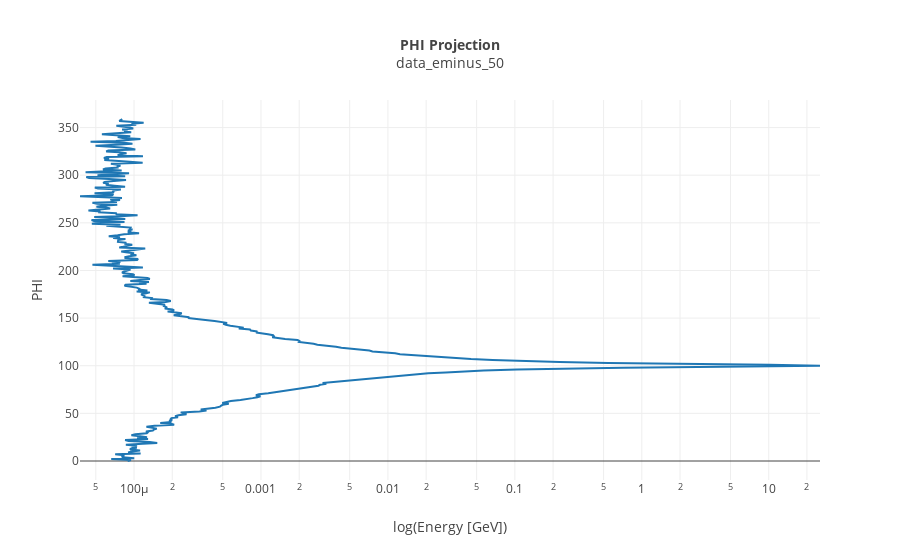
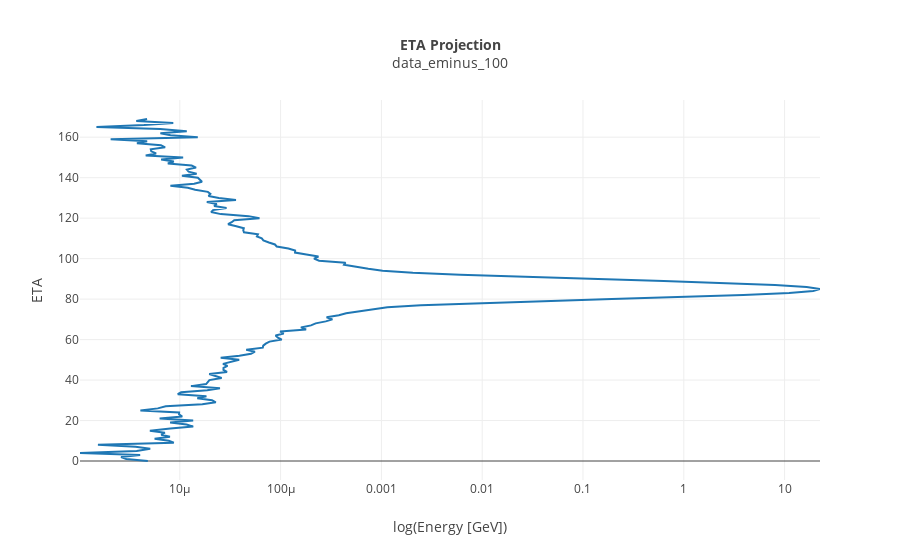

Notebook code cell kept with these figures, in order:
### Code cell
title_phi = "<b>PHI Projection</b><br>"
title_eta = "<b>ETA Projection</b><br>"

plot_lines(phi_projection(data_eminus_50)  , title_phi + "data_eminus_50"  , "Energy [GeV]", "PHI", "x_log")
plot_lines(eta_projection(data_eminus_100) , title_eta + "data_eminus_100" , "Energy [GeV]", "ETA", "x_log")

### Figure 1 — Plotly figure (JSON) as saved in the notebook; plotly's stock layout.template omitted (floating-point values rounded to 4 significant figures; data arrays with more than 128 entries replaced by an {"elided": "..."} marker saying what was removed)
{"data": [{"mode": "lines", "name": "lines", "type": "scatter", "x": {"elided": "360 float values"}}], "layout": {"title": "<b>PHI Projection</b><br>data_eminus_50", "titlefont": {"size": 14}, "xaxis": {"autorange": true, "title": "log(Energy [GeV])", "type": "log"}, "yaxis": {"autorange": true, "title": "PHI"}}}

### Figure 2 — Plotly figure (JSON) as saved in the notebook; plotly's stock layout.template omitted (floating-point values rounded to 4 significant figures; data arrays with more than 128 entries replaced by an {"elided": "..."} marker saying what was removed)
{"data": [{"mode": "lines", "name": "lines", "type": "scatter", "x": {"elided": "170 float values"}}], "layout": {"title": "<b>ETA Projection</b><br>data_eminus_100", "titlefont": {"size": 14}, "xaxis": {"autorange": true, "title": "log(Energy [GeV])", "type": "log"}, "yaxis": {"autorange": true, "title": "ETA"}}}
